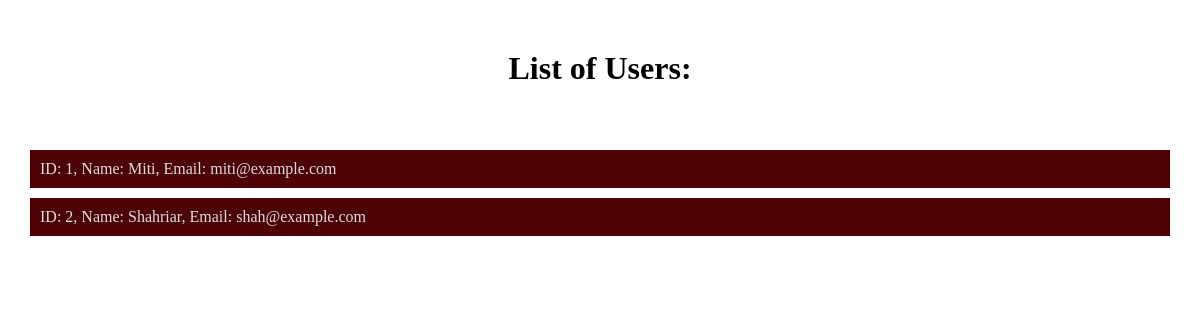
Screenshot of /users with the database file from the repository.
### data_management/SQL_Data_Models.py (models this page shows, shortened)
class User(db.Model):
    __tablename__ = 'users'
    id = Column(Integer, primary_key=True, autoincrement=True)
    name = Column(String, nullable=False)
    email = Column(String, nullable=False)
    password = Column(String, nullable=False)

### app.py (the view)
@app.route('/users')
def list_users():
    users = data_manager.get_all_users()
    return render_template('users.html', users=users)

### data_management/SQLDataManager.py (called while the page is built)
    def get_all_users(self):
        users = User.query.all()
        return users

### templates/users.html (shortened to what this page needs)
<!DOCTYPE html>
<html lang="en">
<head>
</head>
<body>
  <h1>List of Users:</h1>
  <ul>
    {% if users is mapping %}
      {% for userID, userInfo in users.items() %}
        <li>ID: {{ userID }}, Name: {{ userInfo["name"] }}</li>
      {% endfor %}
    {% elif users is iterable and users is not string %}
      {% for user in users %}
        <li>ID: {{ user.id }}, Name: {{ user.name }}, Email: {{ user.email }}</li>
      {% endfor %}
    {% endif %}
  </ul>
</body>
</html>

### templates/users.html (style rules this page uses)
* { margin: 0; padding: 0; box-sizing: border-box; }
body { display: flex; justify-content: center; align-items: center; height: 100vh; position: relative; align-items: flex-start; }
body::before { content: ""; position: absolute; top: 0; left: 0; width: 100%; height: 100%; background: url('../static/images/red-chairs.jpg') no-repeat center center fixed; background-size: cover; opacity: 0.2; z-index: -1; }
h1 { text-align: center; color: #000; margin-bottom: 20px; margin-top: 50px; position: absolute; top: 0; left: 50%; transform: translateX(-50%); width: 100%; }
ul { list-style: none; padding: 0; margin-top: 150px; width: 100%; }
li { background-color: rgb(77, 2, 6); color: #ddd; margin-bottom: 10px; margin-left: 30px; margin-right: 30px; padding: 10px; }

### rows the page displays
User: id "1", name "Miti", email "miti@example.com"
User: id "2", name "Shahriar", email "shah@example.com"
